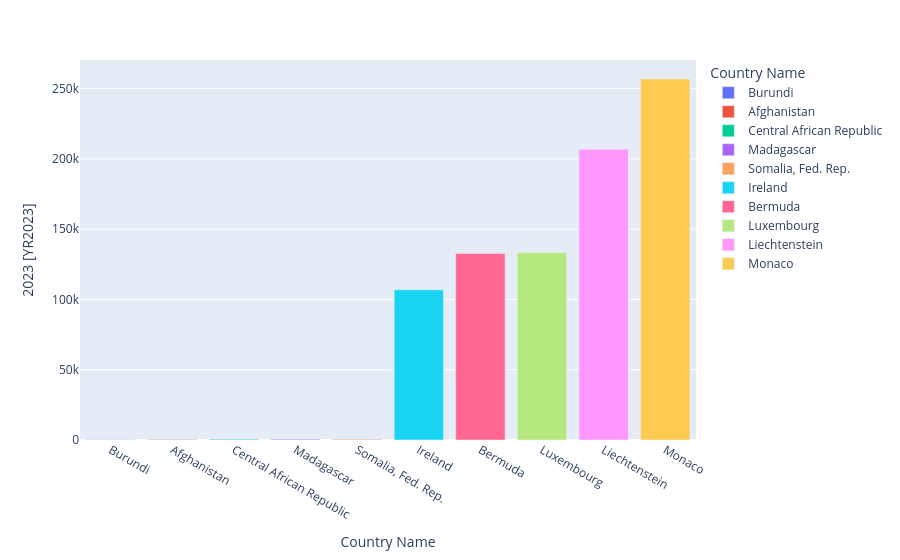

Notebook code for this chart:
### Markdown cell above
The difference between the two stands out much more in the visual than it does in words. Although this is a very simple example, we can easily expand our understanding of this data as we continue to visualize it. For example, here are the top and bottom 10 countries by per capita GDP:

### Code cell
# Grab top and bottom 10 rows
plotData = pd.concat([gdp.head(5), gdp.tail(5)])

# Plot the data
px.bar(plotData,x = 'Country Name', y = '2023 [YR2023]', color='Country Name')

### Figure 1 — Plotly figure (JSON) as saved in the notebook; plotly's stock layout.template omitted (floating-point values rounded to 4 significant figures)
{"data": [{"hovertemplate": "Country Name=%{x}<br>2023 [YR2023]=%{y}<extra></extra>", "legendgroup": "Burundi", "marker": {"color": "#636efa", "pattern": {"shape": ""}}, "name": "Burundi", "orientation": "v", "showlegend": true, "textposition": "auto", "type": "bar", "x": ["Burundi"], "xaxis": "x", "y": [250.6], "yaxis": "y"}, {"hovertemplate": "Country Name=%{x}<br>2023 [YR2023]=%{y}<extra></extra>", "legendgroup": "Afghanistan", "marker": {"color": "#EF553B", "pattern": {"shape": ""}}, "name": "Afghanistan", "orientation": "v", "showlegend": true, "textposition": "auto", "type": "bar", "x": ["Afghanistan"], "xaxis": "x", "y": [413.8], "yaxis": "y"}, {"hovertemplate": "Country Name=%{x}<br>2023 [YR2023]=%{y}<extra></extra>", "legendgroup": "Central African Republic", "marker": {"color": "#00cc96", "pattern": {"shape": ""}}, "name": "Central African Republic", "orientation": "v", "showlegend": true, "textposition": "auto", "type": "bar", "x": ["Central African Republic"], "xaxis": "x", "y": [496.0], "yaxis": "y"}, {"hovertemplate": "Country Name=%{x}<br>2023 [YR2023]=%{y}<extra></extra>", "legendgroup": "Madagascar", "marker": {"color": "#ab63fa", "pattern": {"shape": ""}}, "name": "Madagascar", "orientation": "v", "showlegend": true, "textposition": "auto", "type": "bar", "x": ["Madagascar"], "xaxis": "x", "y": [508.7], "yaxis": "y"}, {"hovertemplate": "Country Name=%{x}<br>2023 [YR2023]=%{y}<extra></extra>", "legendgroup": "Somalia, Fed. Rep.", "marker": {"color": "#FFA15A", "pattern": {"shape": ""}}, "name": "Somalia, Fed. Rep.", "orientation": "v", "showlegend": true, "textposition": "auto", "type": "bar", "x": ["Somalia, Fed. Rep."], "xaxis": "x", "y": [596.9], "yaxis": "y"}, {"hovertemplate": "Country Name=%{x}<br>2023 [YR2023]=%{y}<extra></extra>", "legendgroup": "Ireland", "marker": {"color": "#19d3f3", "pattern": {"shape": ""}}, "name": "Ireland", "orientation": "v", "showlegend": true, "textposition": "auto", "type": "bar", "x": ["Ireland"], "xaxis": "x", "y": [106800.0], "yaxis": "y"}, {"hovertemplate": "Country Name=%{x}<br>2023 [YR2023]=%{y}<extra></extra>", "legendgroup": "Bermuda", "marker": {"color": "#FF6692", "pattern": {"shape": ""}}, "name": "Bermuda", "orientation": "v", "showlegend": true, "textposition": "auto", "type": "bar", "x": ["Bermuda"], "xaxis": "x", "y": [132600.0], "yaxis": "y"}, {"hovertemplate": "Country Name=%{x}<br>2023 [YR2023]=%{y}<extra></extra>", "legendgroup": "Luxembourg", "marker": {"color": "#B6E880", "pattern": {"shape": ""}}, "name": "Luxembourg", "orientation": "v", "showlegend": true, "textposition": "auto", "type": "bar", "x": ["Luxembourg"], "xaxis": "x", "y": [133200.0], "yaxis": "y"}, {"hovertemplate": "Country Name=%{x}<br>2023 [YR2023]=%{y}<extra></extra>", "legendgroup": "Liechtenstein", "marker": {"color": "#FF97FF", "pattern": {"shape": ""}}, "name": "Liechtenstein", "orientation": "v", "showlegend": true, "textposition": "auto", "type": "bar", "x": ["Liechtenstein"], "xaxis": "x", "y": [206800.0], "yaxis": "y"}, {"hovertemplate": "Country Name=%{x}<br>2023 [YR2023]=%{y}<extra></extra>", "legendgroup": "Monaco", "marker": {"color": "#FECB52", "pattern": {"shape": ""}}, "name": "Monaco", "orientation": "v", "showlegend": true, "textposition": "auto", "type": "bar", "x": ["Monaco"], "xaxis": "x", "y": [256800.0], "yaxis": "y"}], "layout": {"barmode": "relative", "legend": {"title": {"text": "Country Name"}, "tracegroupgap": 0}, "margin": {"t": 60}, "xaxis": {"anchor": "y", "categoryarray": ["Burundi", "Afghanistan", "Central African Republic", "Madagascar", "Somalia, Fed. Rep.", "Ireland", "Bermuda", "Luxembourg", "Liechtenstein", "Monaco"], "categoryorder": "array", "domain": [0, 1], "title": {"text": "Country Name"}}, "yaxis": {"anchor": "x", "domain": [0, 1], "title": {"text": "2023 [YR2023]"}}}}
